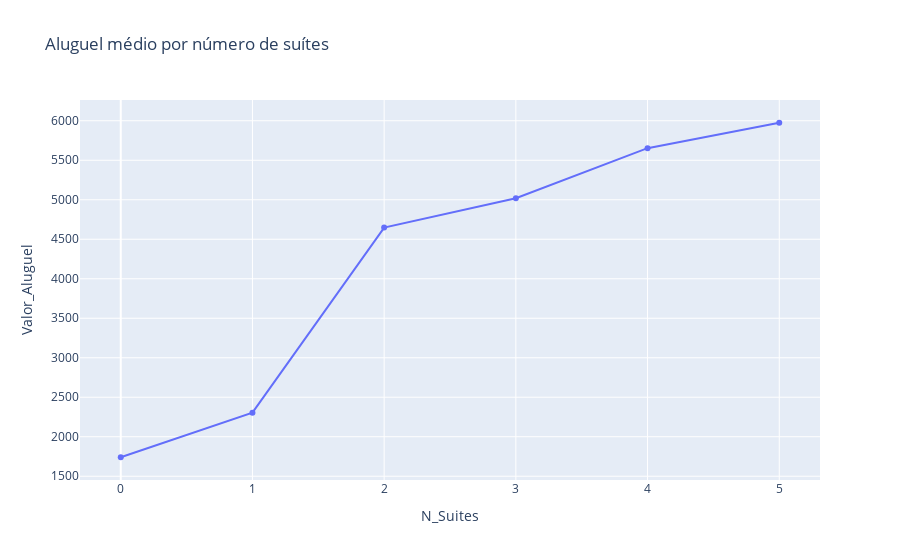

The notebook cell this image was saved under:
### Markdown cell above
atraves do grafico podemos ver uma co relacão

### Code cell
df_group = df.groupby('N_Suites', as_index=False)['Valor_Aluguel'].mean()

px.line(df_group, x='N_Suites', y='Valor_Aluguel',
        markers=True, title='Aluguel médio por número de suítes')

### Figure 1 — Plotly figure (JSON) as saved in the notebook; plotly's stock layout.template omitted (floating-point values rounded to 4 significant figures)
{"data": [{"hovertemplate": "N_Suites=%{x}<br>Valor_Aluguel=%{y}<extra></extra>", "legendgroup": "", "line": {"color": "#636efa", "dash": "solid"}, "marker": {"symbol": "circle"}, "mode": "lines+markers", "name": "", "orientation": "v", "showlegend": false, "type": "scatter", "x": [0, 1, 2, 3, 4, 5], "xaxis": "x", "y": [1740.0, 2305.0, 4648.0, 5020.0, 5653.0, 5975.0], "yaxis": "y"}], "layout": {"legend": {"tracegroupgap": 0}, "title": {"text": "Aluguel médio por número de suítes"}, "xaxis": {"anchor": "y", "domain": [0, 1], "title": {"text": "N_Suites"}}, "yaxis": {"anchor": "x", "domain": [0, 1], "title": {"text": "Valor_Aluguel"}}}}
